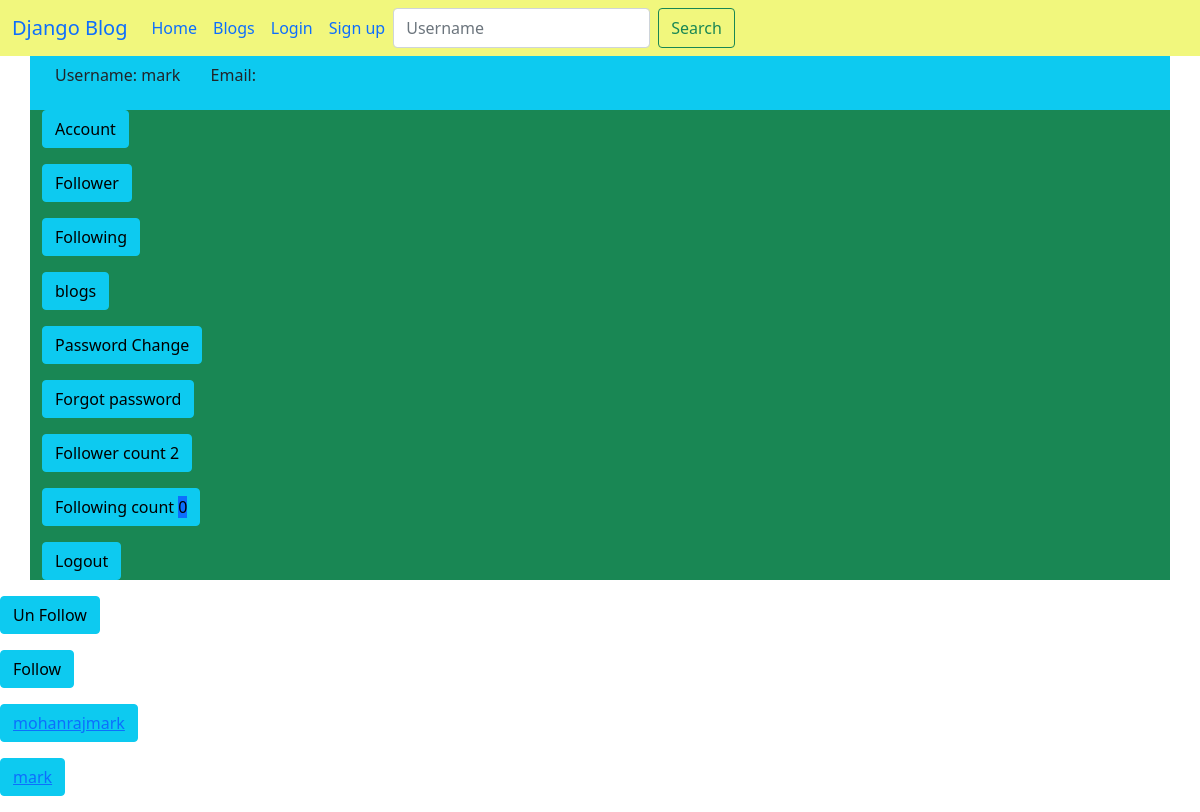
The page /profile/2/view/ on the database its author committed.
### blog/models.py (models this page shows, shortened)
class User(AbstractUser):
    join_at = models.DateTimeField(auto_now_add=True)
    modified_at = models.DateTimeField(auto_now=True)
    total_post = models.PositiveIntegerField(default=0)
    is_login = models.BooleanField(default=False)

class Follower(models.Model):
    follower = models.ManyToManyField(User,related_name="follower")
    following = models.ManyToManyField(User, related_name="following")
    followers_count = models.PositiveBigIntegerField(default=0)
    following_count = models.PositiveBigIntegerField(default=0)

### blog/views.py (the view)
# urls.py: path('profile/<int:pk>/view/', views.view_follower, name="profile"),
def view_follower(request, pk):
    print("pk #####", pk)
    try:
        print("inside the try")
        users = get_object_or_404(User, pk=pk)
        obj = get_object_or_404(Follower, pk=pk)
        followers = obj.follower.all()
        return render(request, 'blog/profile.html', {"users": users, "instance": obj, "followers": followers, "choose": "view_follower"})
    except Http404:
        print("Inside the except")
        obj = Follower(pk=pk)
        obj.save()
        followers = obj.follower.all()
        return render(request, 'blog/profile.html', {"users": users, "instance": obj, "followers": followers, "choose": "view_follower"})

### blog/templates/blog/profile.html
{% extends 'blog/base.html'%}
{% block content %}
<div class="container bg-info">
    <p class="btn ">Username: {{users.username}}</p>
    <p class="btn">Email: {{users.email}}</p>
</div>
<div class='container bg-success'>
    <p><a class="bg-info btn btn-info" href="#">Account</a></p>
    <p><a class="bg-info btn btn-info" href="{% url 'blog:follower_profile' user.id %}">Follower</a></p>
    <p><a class="bg-info btn btn-info" href="{% url 'blog:following_profile' user.id %}">Following</a></p>
    <p><a class="bg-info btn btn-info" href="{% url 'blog:user_blog' user.id %}">blogs</a></p>
    <p><a class="bg-info btn btn-info" href="{% url 'blog:password_change' user.username%}">Password Change</a></p>
    <p><a class="bg-info btn btn-info" href="{% url 'blog:password_forgot' user.username%}">Forgot password</a></p>
    <p><a href="{% url 'blog:follower_profile' user.pk %}" class="btn btn-info">Follower count <span class="bg-info">{{instance.follower.count}}</span></a></p>
    <p><a href="{% url 'blog:following_profile' user.pk %}" class="btn btn-info">Following count <span class='bg-primary'>{{instance.following.count}}<span></a></p>
    <p><a class="bg-info btn btn-info"  href="{% url 'blog:logout' user.username %}">Logout</a></p>
</div>
{% if choose == "add_follower" %}
    <p class="btn btn-info"><a href="{% url 'blog:following_profile' users.pk %}">{{follow.username}} <span class="btn btn-info">Following</span></a></p><br>
    <p class="btn btn-info"><a href="{% url 'blog:follower_profile' users.pk %}">{{follow.username}} <span class="btn btn-info">Follower</span></a></p><br>
{% elif choose == "add_following"%}
    <a href="{% url 'blog:following_profile' user.pk %}"><p class="btn">Following</p></a>
    {% for follow in following %}
    <a href="{% url 'blog:following_profile' follow.pk %}">{{follow.username}}</a>
    {% endfor %}
{% elif choose == "remove_follower"%}
    <a href="{% url 'blog:remove_follower' user.pk %}"><p class="btn">Un follow</p></a>
    <a href="{% url 'blog:remove_follower' following.pk %}"  >{{follow.username}}</a>
{% elif choose == "remove_following"%}
    {% for follow in following %}
    <a href="{% url 'blog:following_profile' user.pk %}"><p class="btn">Un Following</p></a>
    <a href="{% url 'blog:follower_profile' follow.pk %}"  >{{follow.username}}</a>
    {% endfor %}
{% elif choose == "view_follower" %}
    <p><a href="{% url 'blog:remove_follower' users.pk %}" class="btn btn-info">Un Follow</a></p>
    <p><a href="{% url 'blog:add_follower' users.pk %}" class="btn btn-info">Follow</a></p>
    {% for follow in followers %}
    <p class="btn btn-info"><a href="{% url 'blog:profile' follow.pk %}">{{follow.username}}</a><a class="brn btn-danger"href="{% url 'blog:remove_follower' follow.id %}"></a></p><br>
    {% endfor %}
{% elif choose == "view_following" %}
    <p><a href="{% url 'blog:remove_following' users.pk %}" class="btn btn-info">Un Follow</a></p>
    {% for follow in following %}
    <p class="btn btn-info"><a href="{% url 'blog:follower_profile' follow.pk %}">{{follow.username}}</a></p><br>
    {% endfor %}
{% endif %}
{% endblock content %}

### rows shown on the page
User: username "mark"
Follower: follower.count "2", following.count "0"
User: username "mohanrajmark"
